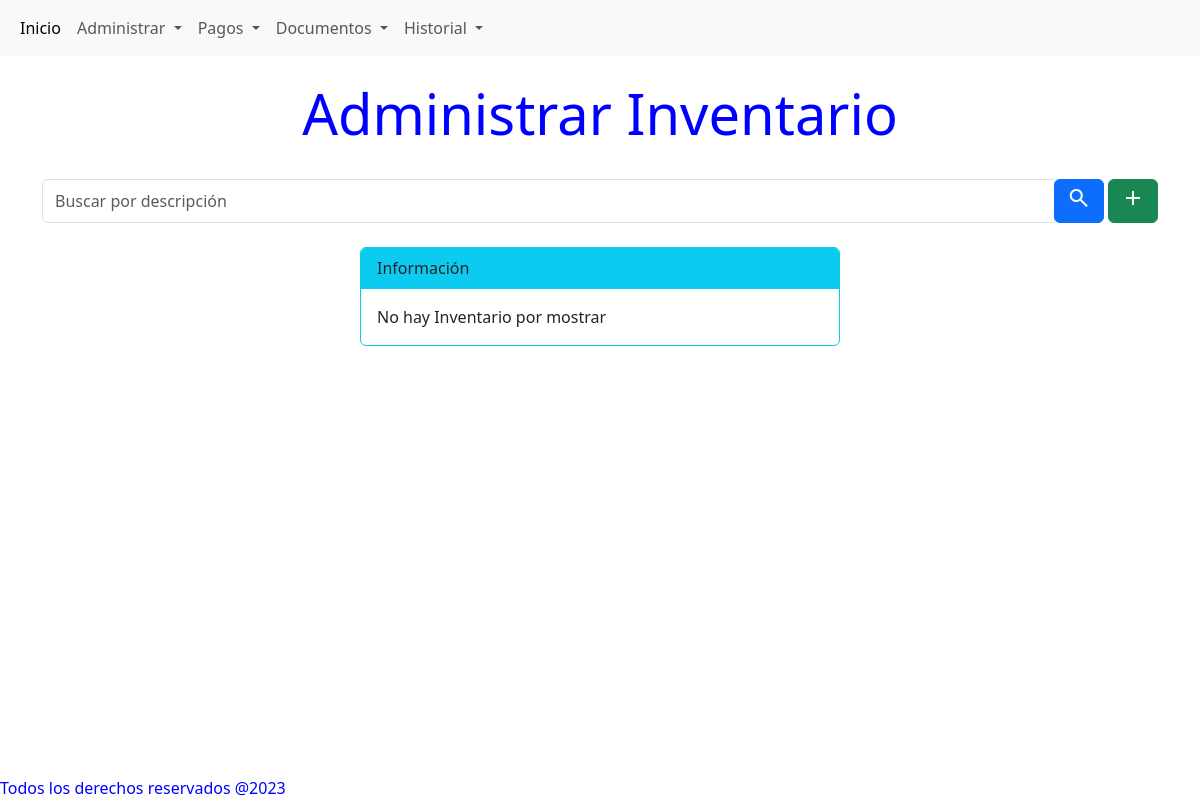
Before: /inventario/ with the older database file.
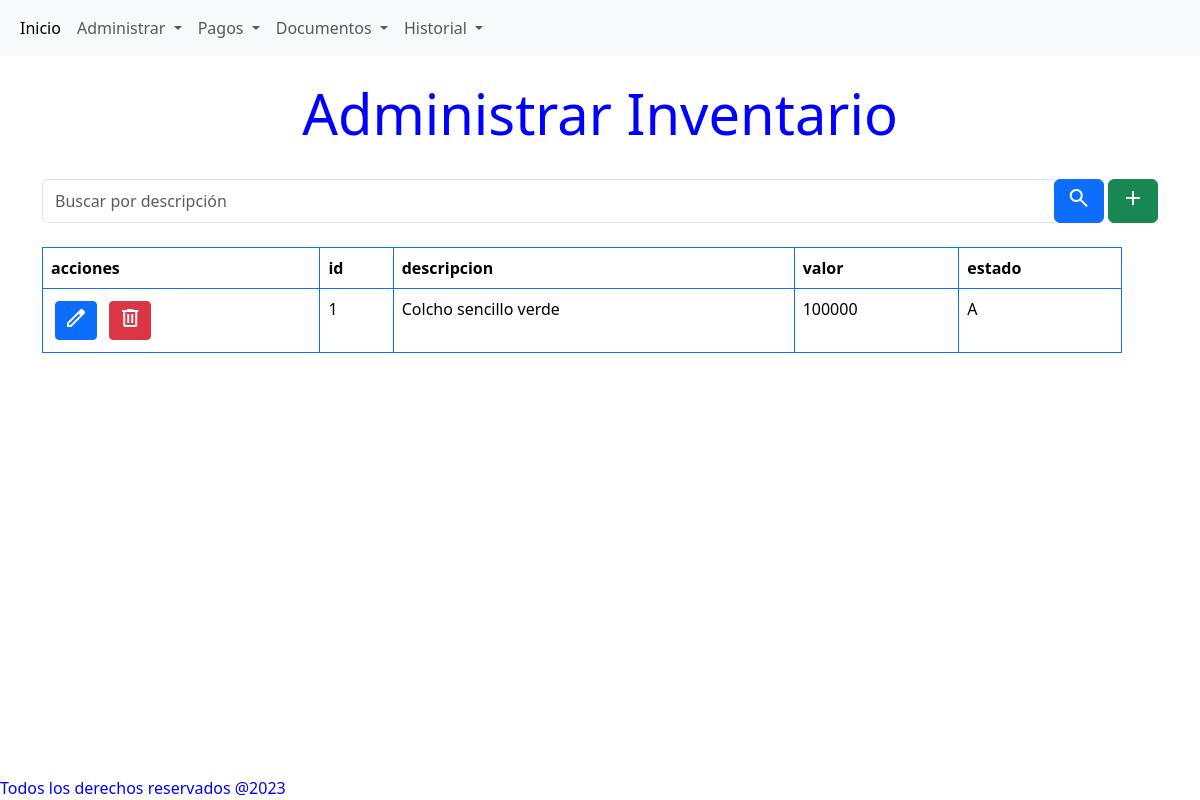
After: the same page with the newer database file.
### models/InventarioModel.py (models this page shows)
class Inventario(db.Model):
    id              = db.Column(db.Integer, primary_key = True)
    descripcion     = db.Column(db.String(200), nullable=False)
    valor          = db.Column(db.Integer, nullable=False)
    estado         = db.Column(db.String(200), nullable=False)

### routes/inventario.py (the view)
@inventario_bp.route('/')
def index():
    results= Inventario.query.filter(Inventario.estado == 'A').all()
    return render_template('inventario/inventarioTable.html',  results =results)

### templates/inventario/inventarioTable.html (shortened to what this page needs)
{% extends 'base.html' %}
{% block content %}
<h1 class="display-4 text-center mt-4"> Administrar Inventario</h1>
<br>
<div class="container">
    <div class="mb-4">
        <form method="post" action="{{ url_for('inventario.search') }}">
                <div class="input-group">
                    <input type="text" class="form-control" name="search_term" placeholder="Buscar por descripción">
                    <div class="input-group-append">
                        <button type="submit" class="btn btn-primary">
                            <span class="material-symbols-outlined">
                            </span>
                        </button>
                        <a class="btn btn-success" href="{{ url_for('inventario.create') }}" role="button">
                            <span class="material-symbols-outlined">
                            </span>
                        </a>
                    </div>
                </div>
        </form>
    </div>
    {% if results%}
    <div class="table-container">
        <table class="table table-hover table-bordered border-primary">
            <thead>
            <tr>
                <th>
                    acciones
                </th>
                {% for column in results[0].__table__.columns.keys() %}
                <th>{{ column }}</th>
                {% endfor %}
            </tr>
            </thead>
            <tbody>
                {% for result in results %}
                    <tr>
                        <td>
                            <a href="{{  url_for('inventario.edit_inventario', item_id=result.id)  }}" class="btn btn-primary btn-sm m-1">
                                <span class="material-symbols-outlined">
                                </span>
                            </a>
                            <a href="{{  url_for('inventario.delete_inventario', item_id=result.id)  }}" class="btn btn-danger btn-sm m-1">
                                <span class="material-symbols-outlined">
                                </span>
                            </a>
                        </td>
                        {% for column in results[0].__table__.columns.keys() %}
                            <td>{{  result[column]  }}</td>
                        {% endfor %}
                    </tr>
                {% endfor %}
            </tbody>
        </table>
    </div>
    {% else %}
    <div class="card border-info my-3 mx-auto" style="max-width: 30rem;">
        <div class="card-header bg-info border-info">Información</div>
        <div class="card-body">
        <p class="card-text">No hay Inventario por mostrar</p>
        </div>
    </div>
    {% endif  %}
</div>
{% endblock %}

Changed rows visible on the page:
added Inventario: id "1" "Colcho sencillo verde" "100000" "A"
Other visible differences:
text no longer shown: "Información No hay Inventario por mostrar"
text now shown: "acciones"
new list line: "id"
new list line: "descripcion"
new list line: "valor"
new list line: "estado"
